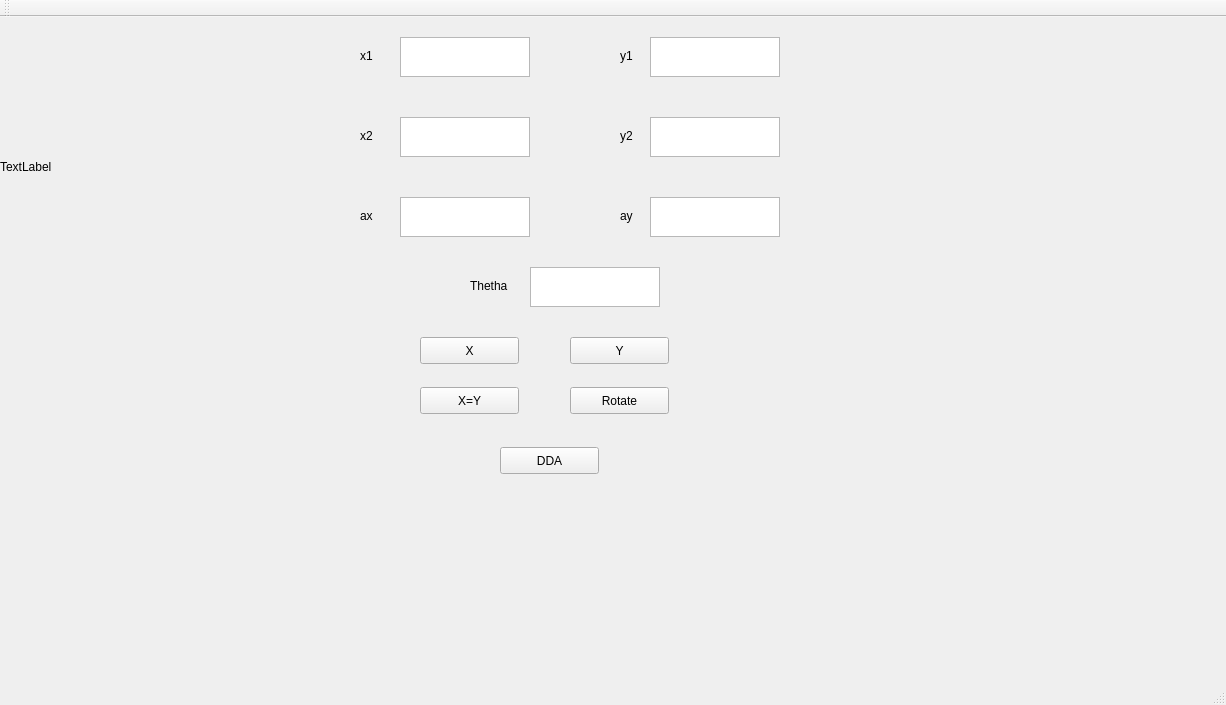
<?xml version="1.0" encoding="UTF-8"?>
<ui version="4.0">
 <class>MainWindow</class>
 <widget class="QMainWindow" name="MainWindow">
  <property name="geometry">
   <rect>
    <x>0</x>
    <y>0</y>
    <width>1226</width>
    <height>705</height>
   </rect>
  </property>
  <property name="windowTitle">
   <string>MainWindow</string>
  </property>
  <widget class="QWidget" name="centralWidget">
   <widget class="QLabel" name="label">
    <property name="geometry">
     <rect>
      <x>0</x>
      <y>0</y>
      <width>300</width>
      <height>300</height>
     </rect>
    </property>
    <property name="text">
     <string/>
    </property>
   </widget>
   <widget class="QLabel" name="label_2">
    <property name="geometry">
     <rect>
      <x>0</x>
      <y>0</y>
      <width>300</width>
      <height>300</height>
     </rect>
    </property>
    <property name="text">
     <string>TextLabel</string>
    </property>
   </widget>
   <widget class="QTextEdit" name="textEdit">
    <property name="geometry">
     <rect>
      <x>400</x>
      <y>20</y>
      <width>130</width>
      <height>40</height>
     </rect>
    </property>
   </widget>
   <widget class="QTextEdit" name="textEdit_2">
    <property name="geometry">
     <rect>
      <x>650</x>
      <y>20</y>
      <width>130</width>
      <height>40</height>
     </rect>
    </property>
   </widget>
   <widget class="QTextEdit" name="textEdit_3">
    <property name="geometry">
     <rect>
      <x>400</x>
      <y>100</y>
      <width>130</width>
      <height>40</height>
     </rect>
    </property>
   </widget>
   <widget class="QTextEdit" name="textEdit_4">
    <property name="geometry">
     <rect>
      <x>650</x>
      <y>100</y>
      <width>130</width>
      <height>40</height>
     </rect>
    </property>
   </widget>
   <widget class="QTextEdit" name="textEdit_5">
    <property name="geometry">
     <rect>
      <x>400</x>
      <y>180</y>
      <width>130</width>
      <height>40</height>
     </rect>
    </property>
   </widget>
   <widget class="QTextEdit" name="textEdit_6">
    <property name="geometry">
     <rect>
      <x>650</x>
      <y>180</y>
      <width>130</width>
      <height>40</height>
     </rect>
    </property>
   </widget>
   <widget class="QTextEdit" name="textEdit_7">
    <property name="geometry">
     <rect>
      <x>530</x>
      <y>250</y>
      <width>130</width>
      <height>40</height>
     </rect>
    </property>
   </widget>
   <widget class="QLabel" name="label_3">
    <property name="geometry">
     <rect>
      <x>360</x>
      <y>110</y>
      <width>67</width>
      <height>17</height>
     </rect>
    </property>
    <property name="text">
     <string>x2</string>
    </property>
   </widget>
   <widget class="QLabel" name="label_4">
    <property name="geometry">
     <rect>
      <x>360</x>
      <y>30</y>
      <width>67</width>
      <height>17</height>
     </rect>
    </property>
    <property name="text">
     <string>x1</string>
    </property>
   </widget>
   <widget class="QLabel" name="label_5">
    <property name="geometry">
     <rect>
      <x>360</x>
      <y>190</y>
      <width>67</width>
      <height>17</height>
     </rect>
    </property>
    <property name="text">
     <string>ax</string>
    </property>
   </widget>
   <widget class="QLabel" name="label_6">
    <property name="geometry">
     <rect>
      <x>620</x>
      <y>30</y>
      <width>67</width>
      <height>17</height>
     </rect>
    </property>
    <property name="text">
     <string>y1</string>
    </property>
   </widget>
   <widget class="QLabel" name="label_7">
    <property name="geometry">
     <rect>
      <x>620</x>
      <y>110</y>
      <width>67</width>
      <height>17</height>
     </rect>
    </property>
    <property name="text">
     <string>y2</string>
    </property>
   </widget>
   <widget class="QLabel" name="label_8">
    <property name="geometry">
     <rect>
      <x>620</x>
      <y>190</y>
      <width>67</width>
      <height>17</height>
     </rect>
    </property>
    <property name="text">
     <string>ay</string>
    </property>
   </widget>
   <widget class="QLabel" name="label_9">
    <property name="geometry">
     <rect>
      <x>470</x>
      <y>260</y>
      <width>67</width>
      <height>17</height>
     </rect>
    </property>
    <property name="text">
     <string>Thetha</string>
    </property>
   </widget>
   <widget class="QPushButton" name="pushButton">
    <property name="geometry">
     <rect>
      <x>420</x>
      <y>320</y>
      <width>99</width>
      <height>27</height>
     </rect>
    </property>
    <property name="text">
     <string>X</string>
    </property>
   </widget>
   <widget class="QPushButton" name="pushButton_2">
    <property name="geometry">
     <rect>
      <x>570</x>
      <y>320</y>
      <width>99</width>
      <height>27</height>
     </rect>
    </property>
    <property name="text">
     <string>Y</string>
    </property>
   </widget>
   <widget class="QPushButton" name="pushButton_3">
    <property name="geometry">
     <rect>
      <x>420</x>
      <y>370</y>
      <width>99</width>
      <height>27</height>
     </rect>
    </property>
    <property name="text">
     <string>X=Y</string>
    </property>
   </widget>
   <widget class="QPushButton" name="pushButton_4">
    <property name="geometry">
     <rect>
      <x>570</x>
      <y>370</y>
      <width>99</width>
      <height>27</height>
     </rect>
    </property>
    <property name="text">
     <string>Rotate</string>
    </property>
   </widget>
   <widget class="QPushButton" name="pushButton_5">
    <property name="geometry">
     <rect>
      <x>500</x>
      <y>430</y>
      <width>99</width>
      <height>27</height>
     </rect>
    </property>
    <property name="text">
     <string>DDA</string>
    </property>
   </widget>
  </widget>
  <widget class="QMenuBar" name="menuBar">
   <property name="geometry">
    <rect>
     <x>0</x>
     <y>0</y>
     <width>1226</width>
     <height>25</height>
    </rect>
   </property>
  </widget>
  <widget class="QToolBar" name="mainToolBar">
   <attribute name="toolBarArea">
    <enum>TopToolBarArea</enum>
   </attribute>
   <attribute name="toolBarBreak">
    <bool>false</bool>
   </attribute>
  </widget>
  <widget class="QStatusBar" name="statusBar"/>
 </widget>
 <layoutdefault spacing="6" margin="11"/>
 <resources/>
 <connections/>
</ui>
